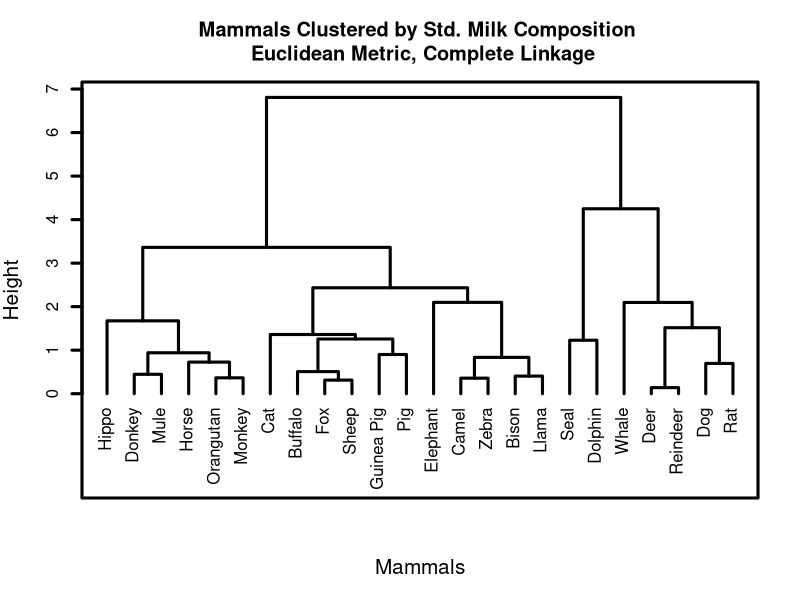
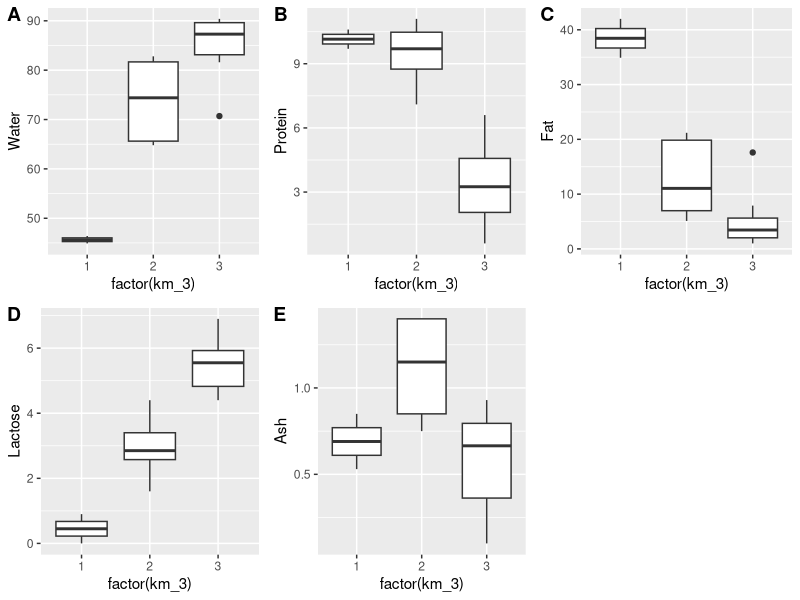
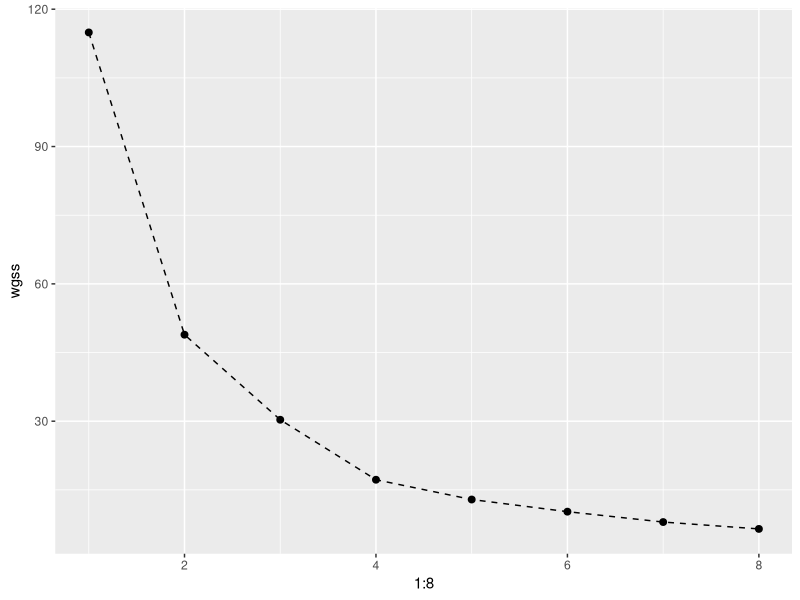

R code for these plots, in order:
## ---- chunk 1
library(tidyverse)
Mammals_Milk<-read.csv("Milk_Composition.csv",header=T,row.names=1)
## ---- chunk 2
Mammals_Milk %>% summary()
## ---- chunk 3
Mammals_Milk_Std<-round(scale(Mammals_Milk),2)
head(Mammals_Milk_Std)
## ---- chunk 4
Mammals_Milk_HC<-hclust(dist(Mammals_Milk_Std))
plot(Mammals_Milk_HC,lwd=3,sub="",hang=-1,xlab="Mammals",cex.lab=1.25,
 main="Mammals Clustered by Std. Milk Composition \n Euclidean Metric, Complete Linkage",
 frame.plot=T)

## ---- chunk 5
set.seed(125)
MMilk_km_3<-kmeans(Mammals_Milk_Std,centers=3,nstart=100)
MMilk_km_4<-kmeans(Mammals_Milk_Std,centers=4,nstart=100)
Mammals_Milk<-data.frame(Mammals_Milk,km_3=MMilk_km_3$cluster,km_4=MMilk_km_4$cluster)
Mammals_Milk %>% arrange(km_3)
Mammals_Milk %>% arrange(km_4)
## ---- chunk 6
MMilk_Agg_K3<-Mammals_Milk %>% 
            group_by(km_3) %>% 
            summarize(Count=n(),Mean_Water=mean(Water),Mean_Protein=mean(Protein), Mean_Fat=mean(Fat),Mean_Lactose=mean(Lactose),Mean_Ash=mean(Ash)) %>% 
            round(2)
MMilk_Agg_K3

MMilk_Agg_K4<-Mammals_Milk %>%
group_by(km_4) %>%
summarize(Count=n(),Mean_Water=mean(Water),Mean_Protein=mean(Protein),
Mean_Fat=mean(Fat),Mean_Lactose=mean(Lactose),Mean_Ash=mean(Ash)) %>% 
        round(2)
MMilk_Agg_K4

## ---- chunk 7
require(cowplot)
graph1 <- ggplot(Mammals_Milk, aes(x=factor(km_3), y=Water)) + 
    geom_boxplot()
graph2 <- ggplot(Mammals_Milk, aes(x=factor(km_3), y=Protein)) + 
    geom_boxplot()
graph3 <- ggplot(Mammals_Milk, aes(x=factor(km_3), y=Fat)) + 
    geom_boxplot()
graph4 <- ggplot(Mammals_Milk, aes(x=factor(km_3), y=Lactose)) + 
    geom_boxplot()
graph5 <- ggplot(Mammals_Milk, aes(x=factor(km_3), y=Ash)) + 
    geom_boxplot()

plot_grid(graph1, graph2, graph3, graph4, graph5, labels = "AUTO")
## ---- chunk 8
#theme_set(theme_classic()) # you can change default ggplot2 themes--see more: https://ggplot2.tidyverse.org/reference/ggtheme.html

wgss<-rep(0,8)
for(i in 1:8){
wgss[i]<-kmeans(Mammals_Milk_Std,centers=i,nstart=50)$tot.withinss
}


ggplot(as.data.frame(wgss), aes(x=1:8,y=wgss)) + geom_point(size=2) + geom_line(linetype = "dashed")
#plot(c(1:8),wgss,type="b",pch=16,cex=1.3,ylim=c(0,150),xlab="Number of Groups", ylab="WGSS")
